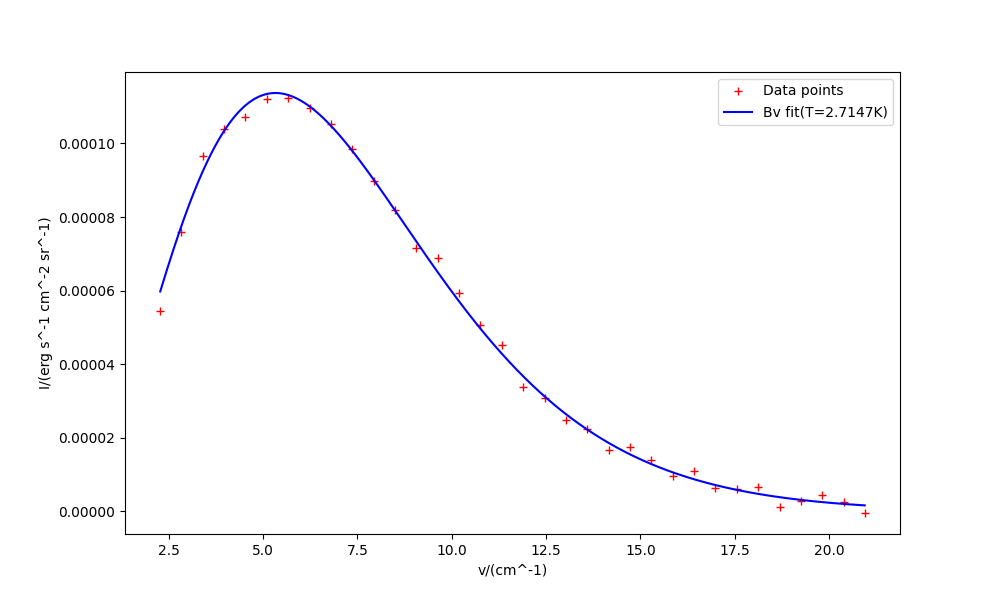

The script that drew this image:
# ------------------ Fitting of the Cosmic Microwave Background Radiation ------------------
import pandas as pd
import numpy as np
import matplotlib.pyplot as plt
from scipy.constants import h, c, k
from scipy.optimize import curve_fit

df = pd.read_csv('cmb-data.txt', sep=r'\s+', engine='python', header=None) # read the file 
v_data, I_data = df[0], df[1] # get the data in CGS
h_cgs, c_cgs, k_cgs = h*1e7, c*1e2, k*1e7 # convert the units of constants to CGS

def Bv(v, T): # define the Blackbody radiation spectrum function
    return 2*h_cgs*v**3*c_cgs**2 / (np.exp(h_cgs*c_cgs*v / (k_cgs*T)) - 1) # get the result in CGS

p0 = [3.0]
popt, pcov = curve_fit(Bv, v_data, I_data, p0=p0) # fit the data points with the function above
t_CMB = popt[0]
print(f'The temperature of CMB is {t_CMB:.4f} K')

vv = np.linspace(min(v_data), max(v_data), 1000)
plt.figure(figsize=(10,6))
plt.plot(v_data, I_data, 'r+') # plot the data points
plt.plot(vv, Bv(vv, *popt), 'b-') # plot the Bv fit
plt.xlabel('v/(cm^-1)')
plt.ylabel('I/(erg s^-1 cm^-2 sr^-1)')
plt.legend(['Data points', f'Bv fit(T={t_CMB:.4f}K)'])
plt.show()
